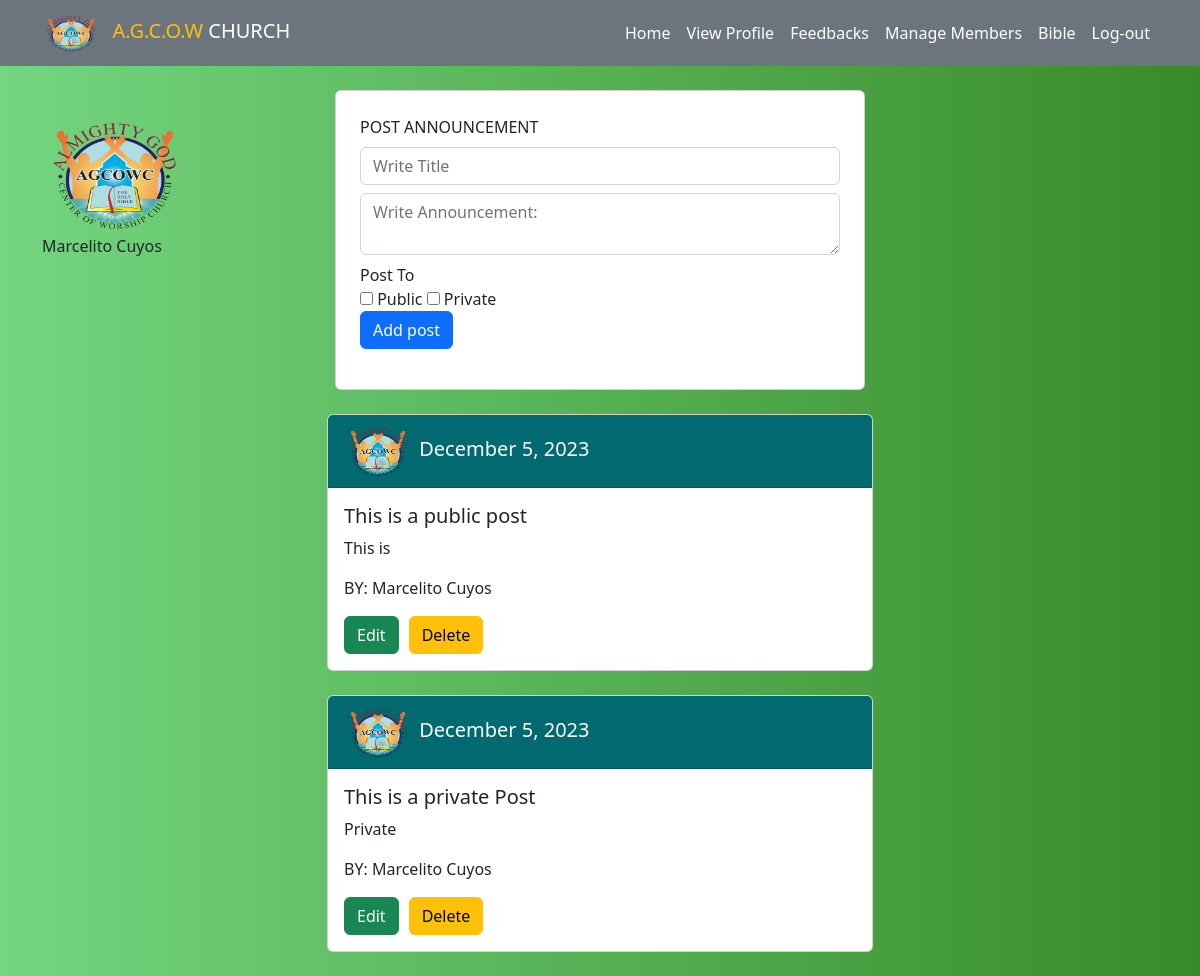
Page /admin/success.php (signed in) on the committed database.
### tables this page shows
CREATE TABLE `admin2` (
  `id` int(11) NOT NULL,
  `admin_fname` varchar(100) NOT NULL,
  `admin_lname` varchar(100) NOT NULL,
  `admin_contactnum` varchar(11) NOT NULL,
  `admin_email` varchar(100) NOT NULL,
  `admin_username` varchar(100) NOT NULL,
  `admin_password` varchar(100) NOT NULL
);

CREATE TABLE `post` (
  `post_id` int(11) NOT NULL,
  `user_title` varchar(250) NOT NULL,
  `user_post` varchar(500) NOT NULL,
  `post_date` datetime NOT NULL DEFAULT current_timestamp(),
  `post_options` int(11) NOT NULL,
  `id` int(11) DEFAULT NULL
);

### admin/success.php (the view, shortened to what this page needs)
<?php
include('dbcon.php');
try {
    $stmt = $conn->prepare("SELECT * FROM admin2 WHERE id = :user_id");
    $stmt->bindParam(':user_id', $_SESSION['user']);
    $stmt->execute();
    if ($stmt->rowCount() > 0) {
        $row = $stmt->fetch(PDO::FETCH_ASSOC);
    } else {
        header('location:index.php');
        exit();
    }
} catch (PDOException $e) {
    echo "Error: " . $e->getMessage();
    exit();
}
?>
<html lang="en">
<head>
    <link rel ="stylesheet" href="assets/css/bootstrap.min.css">
	<link rel="stylesheet" href="https://cdn.jsdelivr.net/npm/bootstrap-icons@1.10.5/font/bootstrap-icons.css">
</head>
<body style="background-image: linear-gradient(to right, #74D680,#378B29)">
<nav class="navbar navbar-expand-lg navbar-dark bg-secondary sticky-lg-top">
<div class="container">
	<a class="navbar-brand" href="index.html"><Span class="text-warning"><img src="pictures/agcow logo.png" width="60" height="40">&nbsp; A.G.C.O.W </Span>CHURCH</a>
	<div class="collapse navbar-collapse" id="navbarSupportedContent">
		<ul class="navbar-nav ms-auto mb-2 mb-lg-0">
			<li class="nav-item">
				<a class="nav-link active" aria-current="page" onclick="scrollToSection('home')" style="cursor:pointer">Home</a>
			</li>
			<li class="nav-item">
                <a class="nav-link active" aria-current="page" href="profile_admin.php">View Profile</a>
            </li>
            <li class="nav-item">
                <a class="nav-link active" aria-current="page" href="feedbacks.php">Feedbacks</a>
            </li>
			<li class="nav-item">
                <a class="nav-link active" aria-current="page" href="manage.php">Manage Members</a>
            </li>
            <li class="nav-item">
                <a class="nav-link active" aria-current="page" href="bible.php">Bible</a>
            </li>
			<li class="nav-item" id="applog">
				<a class="nav-link active" aria-current="page" @click="confirmLogout" style="cursor:pointer">Log-out</a>
			</li>
		</ul>
	</div>
</div>
</nav>
<div class="container">
    <div class="row">
        <div class="col-3 my-5">
            <img src="./pictures/agcow logo.png" class="img" alt="agcowc">
                <br>
                <?php echo $row['admin_fname']. "  " . $row['admin_lname'];?>
        </div>
        <div class="col py-4">
            <div class="card px-4 py-4 mx-2">
                <form action="post.php" method="POST">
                    <div class="form-group">
                        <label>POST ANNOUNCEMENT</label>
                        <input type="text" class="form-control my-2" name="title" placeholder="Write Title">
                            <div id="app">
                                <textarea class="form-control my-2" name="post" placeholder="Write Announcement:" style="transition: height 0.3s;"  v-bind:style="{ height: textareaHeight + 'px' }" v-on:click="expandTextarea" required></textarea>
                            </div>
                    </div>
                    <label for=checkbox>Post To </label>
                    <br>
                    <input type="checkbox" name="option[]" value="public" > Public
                    <input type="checkbox" name="option[]" value="private"> Private
                    <button type="submit" name="create_post" class="btn btn-primary" value="POST">Add post</button>
                </form>
            </div>
        </div>
        <div class="col-3"></div>
    </div>
</div>
        <?php
		    require 'dbcon.php';
		    $sql = $conn->prepare ("SELECT  * FROM post INNER JOIN admin2 ON post.id = admin2.id");
		    $sql->execute();
	    ?>
        <?php
		    while ($row = $sql->fetch()) {
            $postDate = date("F j, Y", strtotime($row['post_date']));
	    ?>
        <div class="container">
            <div class="row">
                <div class="col-sm-1 col-md-1 col-lg-3"></div>
                <div class="col-sm-10 col-md-10 col-lg-6">
                    <div class="card">
                        <h5 class="card-header text-white" style="background-color: 016A70;"> <img src="./pictures/agcow logo.png" class="img1" alt="agcowc">
                       <?php echo $postDate; ?>
                        </h5>
                         <div class="card-body bg-muted">
                            <h5 class="card-title"><?php echo $row['user_title'] ;?></h5>
                            <p class="card-text"><?php echo htmlspecialchars($row['user_post']); ?></p>
                                <p class="card-text">BY: <?php echo $row['admin_fname']. " " .$row['admin_lname'];?></p>
                                <form action="post_edit_query.php" method="POST" style="display: inline;">
                                    <button type="submit" name="edit" class="btn btn-success mr-2" value="<?php echo $row['post_id']; ?>">Edit</a>
                                </form>
                                <div class="div">
                                <button onclick="confirmDelete('<?php echo $row['post_id']; ?>')" class="btn btn-warning ml-2" style="margin-left: 10px;">Delete</button>
                            </div>
                        </div>
                    </div>
                </div>
                </div>
            <br>
            <?php } ?>
</body>
</html>

### admin/success.php (style rules this page uses)
.img { height: 15vh; background-repeat: no-repeat; background-size: cover; width: 150px; }
.img1 { height: 7vh; background-repeat: no-repeat; background-size: cover; width: 70px; }

### rows in the picture
admin2: admin_fname "Marcelito", admin_lname "Cuyos"
post: post_date "December 5, 2023", user_title "This is a public post", user_post "This is", id.admin_fname "Marcelito", id.admin_lname "Cuyos", $row['post_id'] 54 (drawn)
post: post_date "December 5, 2023", user_title "This is a private Post", user_post "Private", id.admin_fname "Marcelito", id.admin_lname "Cuyos", $row['post_id'] 55 (drawn)
